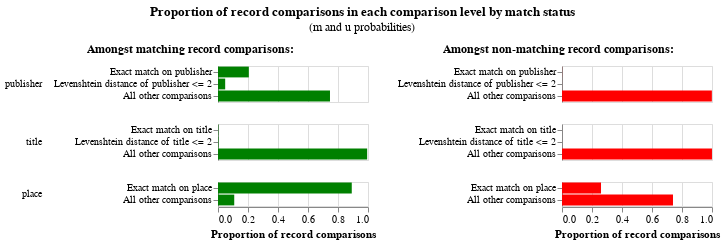

Write notebook code for a chart like this one.
### Markdown cell above
The prior weight is negative and read, meaning that in a Bayesian sense represents our belief that two records taken at random have a match. Based on the prior, we look into the other columns and change our belief on based what we see. 
If there is an exact match on publisher name we change our belief that two records might be a match. We do the same when there is a partial match with a short Levenshtein distance, however, the belief changes less than with an exact match.

Apparently the model puts more weight on a similar publisher than on a matching title.

### Code cell
linker.visualisations.m_u_parameters_chart()

### Figure 1 — Vega-Lite specification as saved in the notebook (floating-point values rounded to 4 significant figures)
{"config": {"view": {"continuousWidth": 300, "continuousHeight": 300, "discreteHeight": 300, "discreteWidth": 400}, "header": {"title": null}, "title": {"anchor": "middle", "offset": 10}}, "hconcat": [{"mark": "bar", "encoding": {"color": {"value": "green"}, "row": {"field": "comparison_name", "header": {"labelAlign": "left", "labelAnchor": "middle", "labelAngle": 0}, "sort": {"field": "comparison_sort_order"}, "type": "nominal"}, "tooltip": [{"field": "comparison_name", "title": "Comparison name", "type": "nominal"}, {"field": "label_for_charts", "title": "Label", "type": "ordinal"}, {"field": "sql_condition", "title": "SQL condition", "type": "nominal"}, {"field": "m_probability", "format": ".10~g", "title": "M probability", "type": "quantitative"}, {"field": "u_probability", "format": ".10~g", "title": "U probability", "type": "quantitative"}, {"field": "bayes_factor", "format": ",.6f", "title": "Bayes factor = m/u", "type": "quantitative"}, {"field": "log2_bayes_factor", "format": ".4~g", "title": "Match weight = log2(m/u)", "type": "quantitative"}, {"field": "bayes_factor_description", "title": "Match weight description", "type": "nominal"}, {"field": "m_probability_description", "title": "m probability description", "type": "nominal"}, {"field": "u_probability_description", "title": "u probability description", "type": "nominal"}], "x": {"axis": {"title": "Proportion of record comparisons"}, "field": "m_probability", "type": "quantitative"}, "y": {"axis": {"title": null}, "field": "label_for_charts", "sort": {"field": "comparison_vector_value", "order": "descending"}, "type": "nominal"}}, "height": {"step": 12}, "resolve": {"scale": {"y": "independent"}}, "title": {"text": "Amongst matching record comparisons:", "fontSize": 12, "fontWeight": "bold"}, "transform": [{"filter": "(datum.bayes_factor != 'no-op filter due to vega lite issue 4680')"}], "width": 150}, {"mark": "bar", "encoding": {"color": {"value": "red"}, "row": {"field": "comparison_name", "header": {"labels": false}, "sort": {"field": "comparison_sort_order"}, "type": "nominal"}, "tooltip": [{"field": "comparison_name", "title": "Comparison name", "type": "nominal"}, {"field": "label_for_charts", "title": "Label", "type": "ordinal"}, {"field": "sql_condition", "title": "SQL condition", "type": "nominal"}, {"field": "m_probability", "format": ".10~g", "title": "M probability", "type": "quantitative"}, {"field": "u_probability", "format": ".10~g", "title": "U probability", "type": "quantitative"}, {"field": "bayes_factor", "format": ",.6f", "title": "Bayes factor = m/u", "type": "quantitative"}, {"field": "log2_bayes_factor", "format": ".4~g", "title": "Match weight = log2(m/u)", "type": "quantitative"}, {"field": "bayes_factor_description", "title": "Match weight description", "type": "nominal"}, {"field": "m_probability_description", "title": "m probability description", "type": "nominal"}, {"field": "u_probability_description", "title": "u probability description", "type": "nominal"}], "x": {"axis": {"title": "Proportion of record comparisons"}, "field": "u_probability", "type": "quantitative"}, "y": {"axis": {"title": null}, "field": "label_for_charts", "sort": {"field": "comparison_vector_value", "order": "descending"}, "type": "nominal"}}, "height": {"step": 12}, "resolve": {"scale": {"y": "independent"}}, "title": {"text": "Amongst non-matching record comparisons:", "fontSize": 12, "fontWeight": "bold"}, "transform": [{"filter": "(datum.bayes_factor != 'no-op filter2 due to vega lite issue 4680')"}], "width": 150}], "data": {"name": "data-96050df54456b879d61918914fa4e4cf"}, "title": {"text": "Proportion of record comparisons in each comparison level by match status", "subtitle": "(m and u probabilities)"}, "$schema": "https://vega.github.io/schema/vega-lite/v5.9.3.json", "datasets": {"data-96050df54456b879d61918914fa4e4cf": [{"comparison_name": "publisher", "sql_condition": "\"publisher_l\" = \"publisher_r\"", "label_for_charts": "Exact match on publisher", "m_probability": 0.2054, "u_probability": 0.0006227, "m_probability_description": "Amongst matching record comparisons, 20.54% of records (i.e. one in 4.867) are in the exact match on publisher comparison level", "u_probability_description": "Amongst non-matching record comparisons, 0.06227% of records (i.e. one in 1,606) are in the exact match on publisher comparison level", "has_tf_adjustments": false, "tf_adjustment_column": null, "tf_adjustment_weight": 1.0, "is_null_level": false, "bayes_factor": 329.9, "log2_bayes_factor": 8.366, "comparison_vector_value": 2, "max_comparison_vector_value": 2, "bayes_factor_description": "If comparison level is `exact match on publisher` then comparison is 330 times more likely to be a match", "probability_two_random_records_match": 0.0001, "comparison_sort_order": 0}, {"comparison_name": "publisher", "sql_condition": "levenshtein(\"publisher_l\", \"publisher_r\") <= 2", "label_for_charts": "Levenshtein distance of publisher <= 2", "m_probability": 0.04792, "u_probability": 0.0002809, "m_probability_description": "Amongst matching record comparisons, 4.792% of records (i.e. one in 20.87) are in the levenshtein distance of publisher <= 2 comparison level", "u_probability_description": "Amongst non-matching record comparisons, 0.02809% of records (i.e. one in 3,560) are in the levenshtein distance of publisher <= 2 comparison level", "has_tf_adjustments": false, "tf_adjustment_column": null, "tf_adjustment_weight": 1.0, "is_null_level": false, "bayes_factor": 170.6, "log2_bayes_factor": 7.414, "comparison_vector_value": 1, "max_comparison_vector_value": 2, "bayes_factor_description": "If comparison level is `levenshtein distance of publisher <= 2` then comparison is 171 times more likely to be a match", "probability_two_random_records_match": 0.0001, "comparison_sort_order": 0}, {"comparison_name": "publisher", "sql_condition": "ELSE", "label_for_charts": "All other comparisons", "m_probability": 0.7466, "u_probability": 0.9991, "m_probability_description": "Amongst matching record comparisons, 74.66% of records (i.e. one in 1.339) are in the all other comparisons comparison level", "u_probability_description": "Amongst non-matching record comparisons, 99.91% of records (i.e. one in 1.001) are in the all other comparisons comparison level", "has_tf_adjustments": false, "tf_adjustment_column": null, "tf_adjustment_weight": 1.0, "is_null_level": false, "bayes_factor": 0.7473, "log2_bayes_factor": -0.4202, "comparison_vector_value": 0, "max_comparison_vector_value": 2, "bayes_factor_description": "If comparison level is `all other comparisons` then comparison is 1.338 times less likely to be a match", "probability_two_random_records_match": 0.0001, "comparison_sort_order": 0}, {"comparison_name": "title", "sql_condition": "\"title_l\" = \"title_r\"", "label_for_charts": "Exact match on title", "m_probability": 0.002395, "u_probability": 7.521e-05, "m_probability_description": "Amongst matching record comparisons, 0.2395% of records (i.e. one in 418) are in the exact match on title comparison level", "u_probability_description": "Amongst non-matching record comparisons, 0.007521% of records (i.e. one in 13,296) are in the exact match on title comparison level", "has_tf_adjustments": false, "tf_adjustment_column": null, "tf_adjustment_weight": 1.0, "is_null_level": false, "bayes_factor": 31.84, "log2_bayes_factor": 4.993, "comparison_vector_value": 2, "max_comparison_vector_value": 2, "bayes_factor_description": "If comparison level is `exact match on title` then comparison is 31.84 times more likely to be a match", "probability_two_random_records_match": 0.0001, "comparison_sort_order": 1}, {"comparison_name": "title", "sql_condition": "levenshtein(\"title_l\", \"title_r\") <= 2", "label_for_charts": "Levenshtein distance of title <= 2", "m_probability": 0.003193, "u_probability": 7.22e-05, "m_probability_description": "Amongst matching record comparisons, 0.3193% of records (i.e. one in 313) are in the levenshtein distance of title <= 2 comparison level", "u_probability_description": "Amongst non-matching record comparisons, 0.00722% of records (i.e. one in 13,851) are in the levenshtein distance of title <= 2 comparison level", "has_tf_adjustments": false, "tf_adjustment_column": null, "tf_adjustment_weight": 1.0, "is_null_level": false, "bayes_factor": 44.23, "log2_bayes_factor": 5.467, "comparison_vector_value": 1, "max_comparison_vector_value": 2, "bayes_factor_description": "If comparison level is `levenshtein distance of title <= 2` then comparison is 44.23 times more likely to be a match", "probability_two_random_records_match": 0.0001, "comparison_sort_order": 1}, {"comparison_name": "title", "sql_condition": "ELSE", "label_for_charts": "All other comparisons", "m_probability": 0.9944, "u_probability": 0.9999, "m_probability_description": "Amongst matching record comparisons, 99.44% of records (i.e. one in 1.006) are in the all other comparisons comparison level", "u_probability_description": "Amongst non-matching record comparisons, 99.99% of records (i.e. one in 1) are in the all other comparisons comparison level", "has_tf_adjustments": false, "tf_adjustment_column": null, "tf_adjustment_weight": 1.0, "is_null_level": false, "bayes_factor": 0.9946, "log2_bayes_factor": -0.007872, "comparison_vector_value": 0, "max_comparison_vector_value": 2, "bayes_factor_description": "If comparison level is `all other comparisons` then comparison is 1.005 times less likely to be a match", "probability_two_random_records_match": 0.0001, "comparison_sort_order": 1}, {"comparison_name": "place", "sql_condition": "\"place_l\" = \"place_r\"", "label_for_charts": "Exact match on place", "m_probability": 0.8918, "u_probability": 0.2601, "m_probability_description": "Amongst matching record comparisons, 89.18% of records (i.e. one in 1.121) are in the exact match on place comparison level", "u_probability_description": "Amongst non-matching record comparisons, 26.01% of records (i.e. one in 3.845) are in the exact match on place comparison level", "has_tf_adjustments": true, "tf_adjustment_column": "place", "tf_adjustment_weight": 1.0, "is_null_level": false, "bayes_factor": 3.429, "log2_bayes_factor": 1.778, "comparison_vector_value": 1, "max_comparison_vector_value": 1, "bayes_factor_description": "If comparison level is `exact match on place` then comparison is 3.429 times more likely to be a match", "probability_two_random_records_match": 0.0001, "comparison_sort_order": 2}, {"comparison_name": "place", "sql_condition": "ELSE", "label_for_charts": "All other comparisons", "m_probability": 0.1082, "u_probability": 0.7399, "m_probability_description": "Amongst matching record comparisons, 10.82% of records (i.e. one in 9.238) are in the all other comparisons comparison level", "u_probability_description": "Amongst non-matching record comparisons, 73.99% of records (i.e. one in 1.351) are in the all other comparisons comparison level", "has_tf_adjustments": false, "tf_adjustment_column": null, "tf_adjustment_weight": 1.0, "is_null_level": false, "bayes_factor": 0.1463, "log2_bayes_factor": -2.773, "comparison_vector_value": 0, "max_comparison_vector_value": 1, "bayes_factor_description": "If comparison level is `all other comparisons` then comparison is 6.836 times less likely to be a match", "probability_two_random_records_match": 0.0001, "comparison_sort_order": 2}]}}
